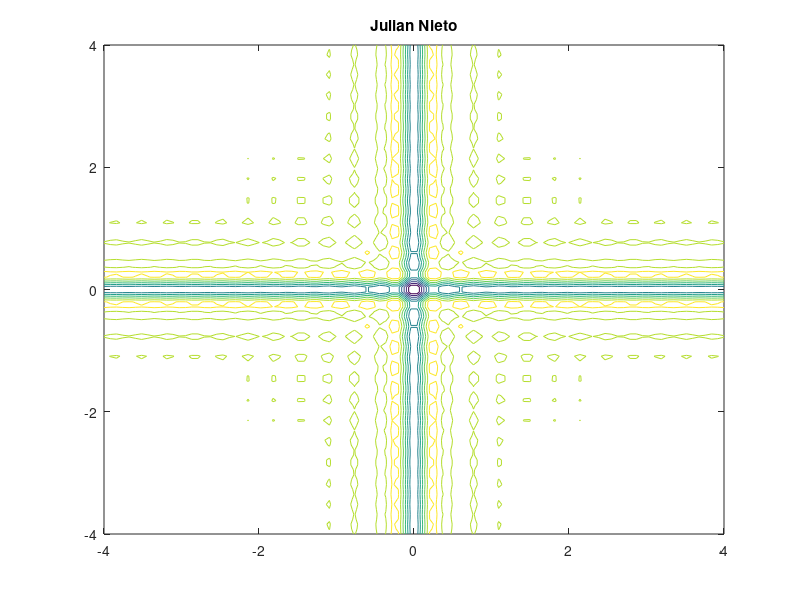

This figure's MATLAB source:
clc
clear all
x= linspace(-4,4);y = linspace(-4,4);
[X,Y]= meshgrid(x,y);


t=0;f=1000;c=343;po=10;a=1.5;om=2*pi*f;k=om/c;
xt=((po./X).*sin(-k.*X));
yt=((po./Y).*sin(-k.*Y));
Z=xt+yt;

figure

[C,h]=contour(X,Y,Z);
title('Julian Nieto')